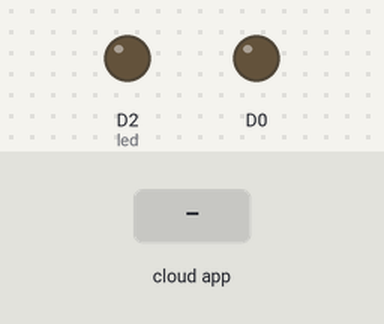
Recording of a sketch running on a simulated ESP8266 (NodeMCU). Shown: output pins drawn as LEDs (lit = HIGH). The test bench sets the inputs (shaded band). WiFi joins after 1.5 s; servers stay silent unless stated; no MQTT or app messages arrive unless stated; what the sketch prints to the serial monitor is not drawn.

Above: at 2.7 s.
2.8 s: the phone or cloud app sets led-iot to ON
At 3.9 s:
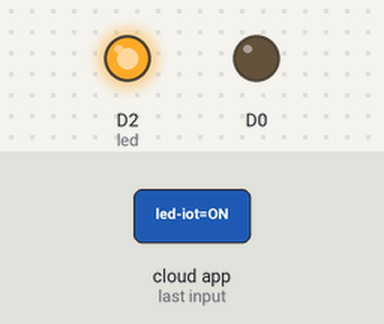
Timing chart, 0 to 5.8 s (numbered marks = the images above; inputs shaded):
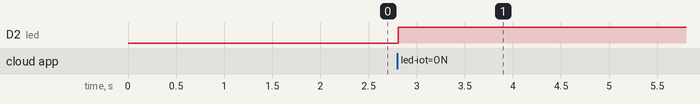

Measured:
- after the input at 2.8 s, D2 (led): LOW → HIGH at once

The sketch:

LED_MQTT.ino
```cpp
#include<Adafruit_MQTT_Client.h>
#include "Adafruit_MQTT.h"
#include<ESP8266WiFi.h>
#define wifi_name "Extreme 1"

#define pswd "Be  Extreme"
#define server "io.adafruit.com"

#define port 1883

#define username "extreme_1"
#define aiokey "aio_Ojpe69j1sZ5dSj9T01iyE66xkHoD"
int trig=0;
const int led = D2;
WiFiClient me;
Adafruit_MQTT_Client mqtt(&me, server, port, username, aiokey);
Adafruit_MQTT_Subscribe led_iot = Adafruit_MQTT_Subscribe(&mqtt,username "/feeds/led-iot");
//Adafruit_MQTT_Subscribe lediot = Adafruit_MQTT_Subscribe(&mqtt, led_iot);
void setup()
{
pinMode (led, OUTPUT);
Serial.begin(9600);
delay(10);
pinMode(16,OUTPUT);
Serial.println("Connecting to ");
Serial.print (wifi_name);
WiFi.begin (wifi_name, pswd);

while (WiFi.status () != WL_CONNECTED)
{
delay(500);
Serial.print(".");
}
Serial.println("IP Address is :");
Serial.println (WiFi.localIP());
Serial.print("Connecting to MQTT");
while(mqtt.connect())
{
  Serial.print(".");
  }
 Serial.print("Connected   to MQTT");

 mqtt.subscribe(&led_iot);
}

void loop()
{
 MQTT_connect();
Adafruit_MQTT_Subscribe *subscription;
while (subscription = mqtt.readSubscription(5000)) {
    // Check if its the onoff button feed

    if (subscription == &led_iot) {
      Serial.print(F("On-Off button: "));
      Serial.println((char *)led_iot.lastread);
       if (strcmp((char *)led_iot.lastread, "ON") ==0) {
        digitalWrite(led, HIGH);
        delay(1000);
      }
      else{
        digitalWrite(led, LOW);
        delay(1000);
      }
    }
}
// ping the server to keep the mqtt connection alive
  if(! mqtt.ping()) {
    mqtt.disconnect();
  }
}
//MQTT connect function declation
void MQTT_connect() {
  int8_t ret;
  // Stop if already connected.
  if (mqtt.connected()) {
    return;
  }
  Serial.print("Connecting to MQTT... ");
  uint8_t retries = 3;
  while ((ret = mqtt.connect()) != 0) { // connect will return 0 for connected
    Serial.println(mqtt.connectErrorString(ret));
    Serial.println("Retrying MQTT connection in 5 seconds...");
    mqtt.disconnect();
    delay(5000);  // wait 5 seconds
    retries--;
    if (retries == 0) {
      // basically die and wait for WDT to reset me
      while (1);
    }
  }
  Serial.println("MQTT Connected!");
}
// Alternate Logic

//int trig = atoi((char *)lediot.lastread);
//Serial.println(trig);
//if (trig == 1)
//{
//digitalWrite (led, HIGH);
//delay(2000);
//}
//else{
//  digitalWrite(led, LOW);
//  delay(2000);
//  }
//delay (2000);
//  }
```
